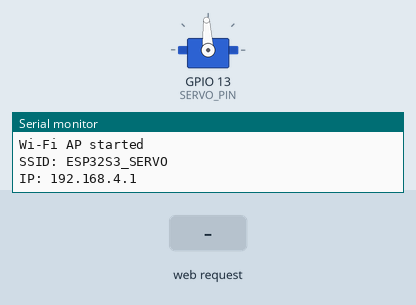
Bench run of a sketch on a simulated ESP32-S3. On the bench: servo, the last lines printed to the serial monitor. The inputs (shaded band) are chosen by the test bench. Servo pulses on a pin are drawn as a servo (544–2400 µs = 0–180°).

Above: at 2.2 s.
2.3 s: HTTP request GET /servo?angle=1 received
At 2.75 s:
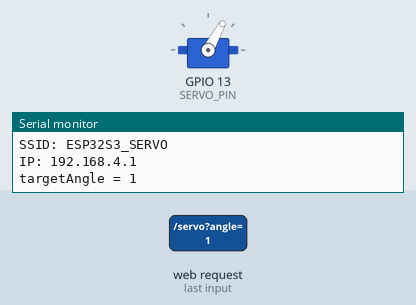
At 4.4 s:
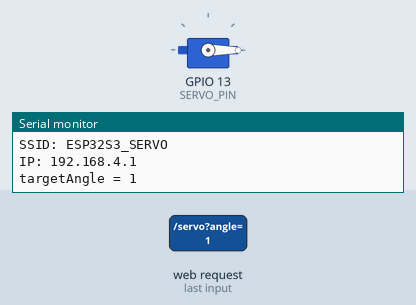
5.3 s: HTTP request GET /servo?angle=120 received
At 7.8 s:
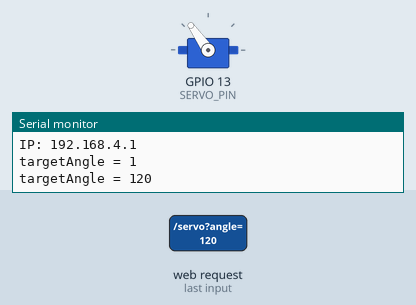
Timing chart, 0 to 9.3 s (numbered marks = the images above; inputs shaded):
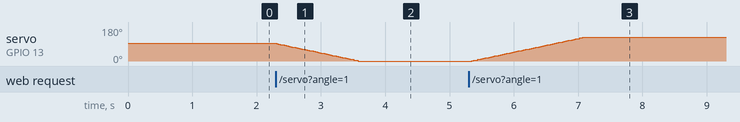

Measured:
- after the input at 2.3 s, servo on GPIO 13 (SERVO_PIN): moves from 93° to 0° over 1.3 s, starting at once
- after the input at 5.3 s, servo on GPIO 13 (SERVO_PIN): moves from 0° to 125° over 1.7 s, starting after 0.05 s

The sketch:

04_servo_web_control.ino
```cpp
/*
  ESP32-S3 示例 04：网页按键控制舵机，非阻塞写法

  学习目标：
  - 网页按钮发送目标角度，loop() 中用 millis() 实现非阻塞舵机转动
  - 避免高频请求和阻塞式延时

  舵机接线：
  舵机红线 → 外部 5V+
  舵机棕/黑线 → 外部 5V-
  ESP32 GND → 外部 5V- 共地（必须）
  舵机黄/橙线 → ESP32 GPIO13

  使用方法：
  1. 上传代码后，连接 ESP32S3_SERVO Wi-Fi（密码 12345678）
  2. 浏览器访问 192.168.4.1
  3. 点击按钮控制舵机角度
*/

#include <WiFi.h>
#include <WebServer.h>

const char* ssid = "ESP32S3_SERVO";
const char* password = "12345678";

WebServer server(80);

const int SERVO_PIN = 13;
const int PWM_FREQ = 50;
const int PWM_RESOLUTION = 14;

int currentAngle = 90;
int targetAngle = 90;
unsigned long lastServoUpdate = 0;
const unsigned long servoInterval = 15;

uint32_t angleToDuty(int angle) {
  angle = constrain(angle, 0, 180);
  int pulseUs = map(angle, 0, 180, 500, 2500);
  return (uint32_t)((pulseUs * ((1UL << PWM_RESOLUTION) - 1)) / 20000UL);
}

void writeServo(int angle) {
  ledcWrite(SERVO_PIN, angleToDuty(angle));
}

String htmlPage() {
  return R"HTML(<!DOCTYPE html><html><head><meta charset='utf-8'>
<meta name='viewport' content='width=device-width,initial-scale=1'>
<title>ESP32-S3 Servo</title>
<style>body{font-family:Arial;text-align:center;margin-top:40px}button{font-size:22px;padding:14px 24px;margin:8px}</style>
</head><body>
<h2>ESP32-S3 舵机按键控制</h2>
<p>建议先用按键，稳定后再改滑块。</p>
<button onclick="setServo(45)">左 45°</button>
<button onclick="setServo(90)">回中 90°</button>
<button onclick="setServo(135)">右 135°</button>
<script>function setServo(a){fetch('/servo?angle='+a).then(r=>r.text()).then(t=>console.log(t))}</script>
</body></html>)HTML";
}

void updateServo() {
  unsigned long now = millis();
  if (now - lastServoUpdate < servoInterval) return;
  lastServoUpdate = now;

  if (currentAngle < targetAngle) {
    currentAngle++;
  } else if (currentAngle > targetAngle) {
    currentAngle--;
  } else {
    return;
  }
  writeServo(currentAngle);
}

void setup() {
  Serial.begin(115200);
  delay(1000);

  ledcAttach(SERVO_PIN, PWM_FREQ, PWM_RESOLUTION);
  writeServo(currentAngle);

  WiFi.softAP(ssid, password);
  Serial.printf("\nWi-Fi AP started\nSSID: %s\nIP: %s\n", ssid, WiFi.softAPIP().toString().c_str());

  server.on("/", []() { server.send(200, "text/html", htmlPage()); });
  server.on("/servo", []() {
    if (server.hasArg("angle")) {
      targetAngle = constrain(server.arg("angle").toInt(), 0, 180);
      Serial.printf("targetAngle = %d\n", targetAngle);
    }
    server.send(200, "text/plain", "OK");
  });
  server.begin();
}

void loop() {
  server.handleClient();
  updateServo();
}
```
